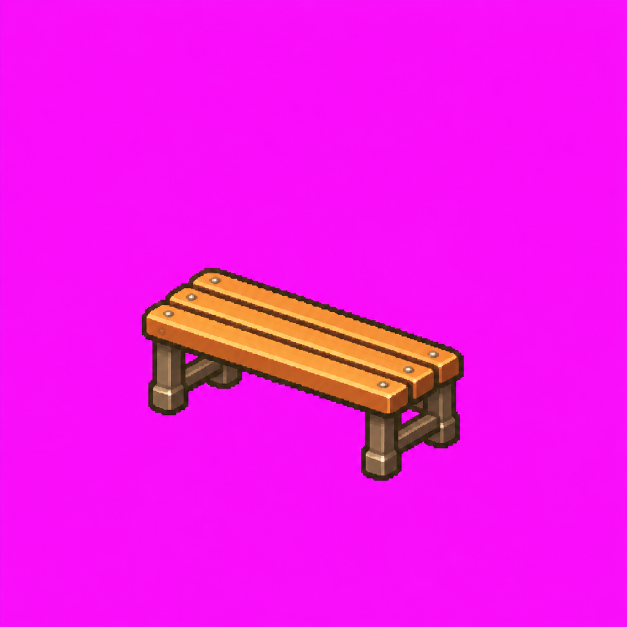
#> input picture art/source/bench-1.png, 1254 x 1254 px (shown at 1/2 size)
$ python key.py ../art/source/bench-1.png ../art/source/bench-2.png 5
#> lines starting #> are read from the running program, lines starting #| are printed output that depends on the picture; after the words box and inside, x2 and y2 are one past the last pixel; in counts of white or black regions, pixels touching at a corner belong together
import sys
from PIL import Image
import numpy as np
src,out,target_w=sys.argv[1],sys.argv[2],int(sys.argv[3])
im=Image.open(src).convert('RGB'); a=np.asarray(im).astype(np.int32)
#> further down, im is the input picture: PIL image 1254x1254 RGB; mean R, G, B 242, 22, 232.4
r,g,b=a[...,0],a[...,1],a[...,2]
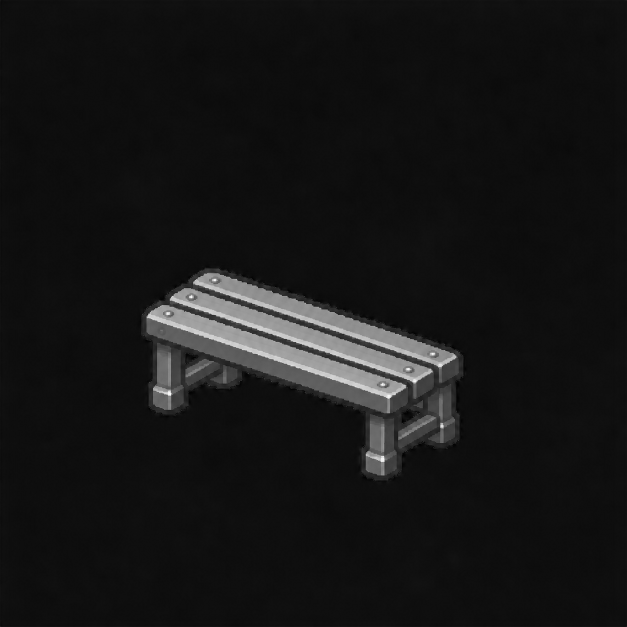
#> g: shape (1254, 1254) int32 (shown at 1/2 size); min 0, max 255, mean 22
# magenta-ness: high R and B, low G
m=np.minimum(r,b)-g
alpha=np.clip((150-m)/90.0,0,1)          # m>=150 -> 0, m<=60 -> 1
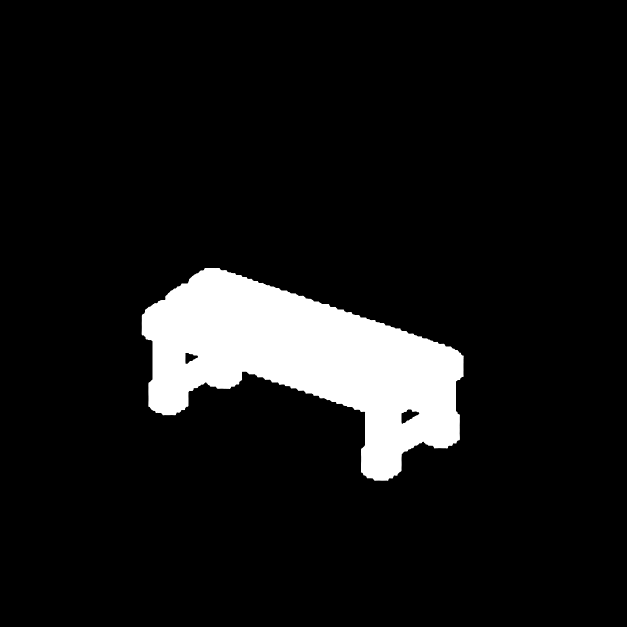
#> alpha: shape (1254, 1254) float64 (shown at 1/2 size); min 0, max 1, mean 0.0871
# despill: pull R,B down toward G-based estimate on fringe pixels
fr=alpha<1
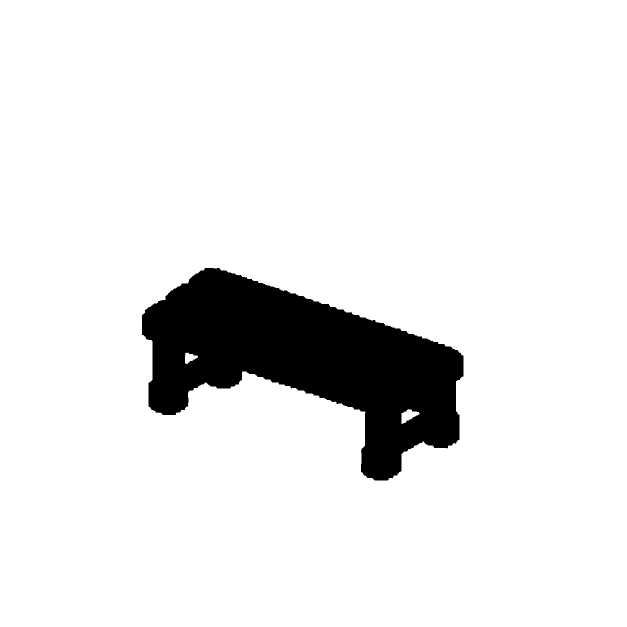
#> fr: shape (1254, 1254) bool (shown at 1/2 size); 91.3% white; 1 black region, box (x1, y1, x2, y2) and area: (284, 536, 927, 961) 136298
out_rgb=a.copy()
lim=g+40
out_rgb[...,0]=np.where(fr,np.minimum(r,np.maximum(lim,r*alpha)),r)
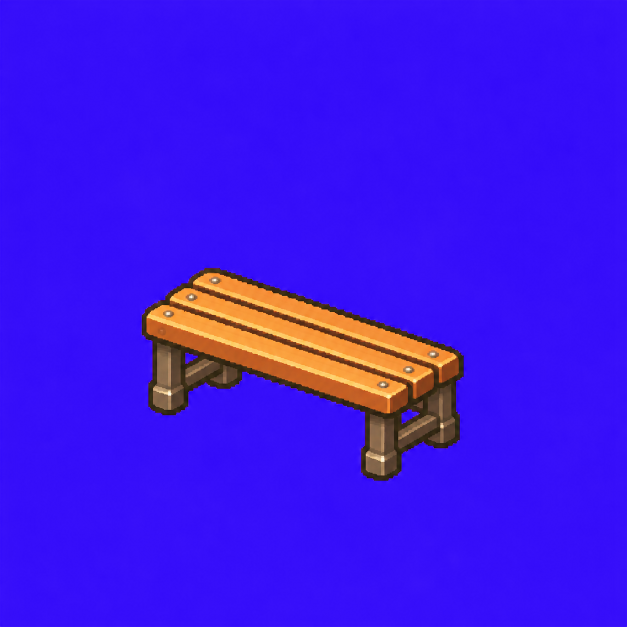
#> out_rgb: shape (1254, 1254, 3) int32 (shown at 1/2 size); mean R, G, B 63.7, 22, 232.4
out_rgb[...,2]=np.where(fr,np.minimum(b,np.maximum(lim,b*alpha)),b)
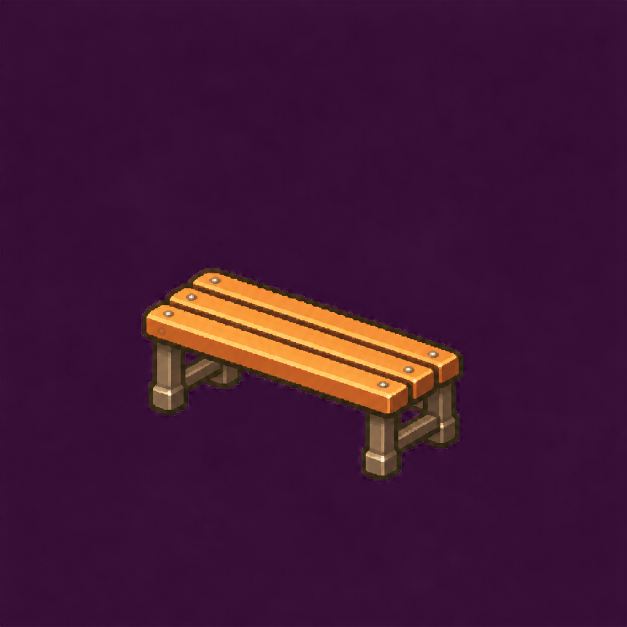
#> out_rgb: shape (1254, 1254, 3) int32 (shown at 1/2 size); mean R, G, B 63.7, 22, 53.6
rgba=np.dstack([out_rgb,alpha*255]).astype(np.uint8)
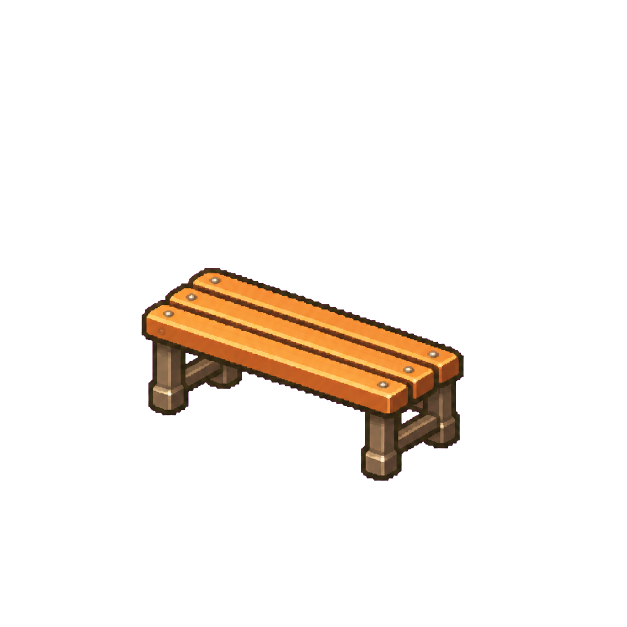
#> rgba: shape (1254, 1254, 4) (shown at 1/2 size); mean R, G, B, A 63.7, 22, 53.6, 22.2; transparent parts drawn white
im2=Image.fromarray(rgba,'RGBA')
bbox=im2.getchannel('A').point(lambda v:255 if v>40 else 0).getbbox()
#> bbox = (283, 536, 928, 962)
im2=im2.crop(bbox)
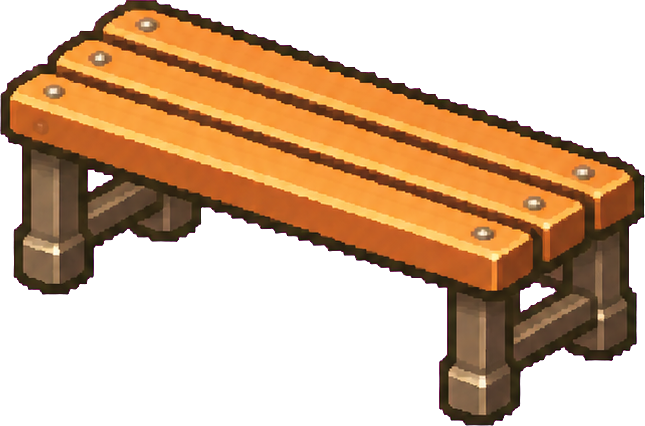
#> im2: PIL image 645x426 RGBA; mean R, G, B, A 110.3, 60.2, 52.3, 127.1; transparent parts drawn white
s=target_w/im2.width
#> s = 0.00775
im3=im2.resize((target_w,round(im2.height*s)),Image.LANCZOS)
# harden alpha, quantize to a small palette for a pixel feel and small file
al=im3.getchannel('A').point(lambda v:255 if v>110 else 0)
im3.putalpha(al)
q=im3.quantize(colors=64,method=Image.FASTOCTREE,dither=Image.NONE)
q.save(out,optimize=True)
print('bbox',bbox,'out',q.size)
#| bbox (283, 536, 928, 962) out (5, 3)

$ run again, on art/source/fountain-1.png
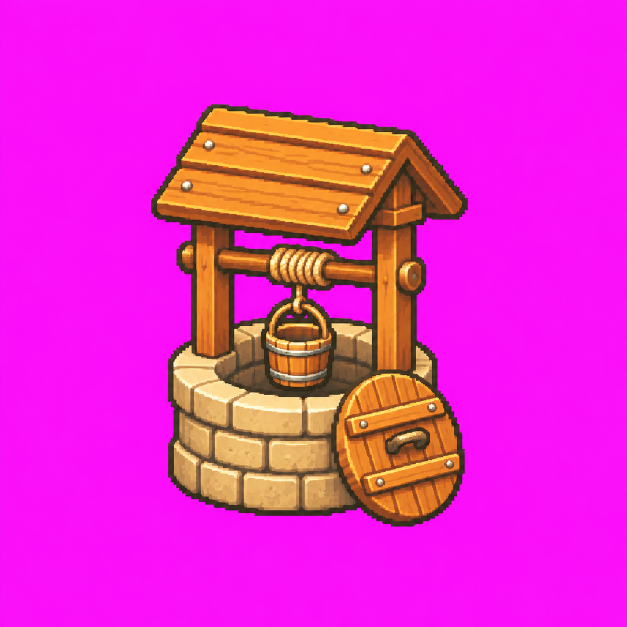
#> input picture art/source/fountain-1.png, 1254 x 1254 px (shown at 1/2 size)
#> im is the input picture: PIL image 1254x1254 RGB; mean R, G, B 232, 40.7, 200.8
#> `fr=alpha<1`:
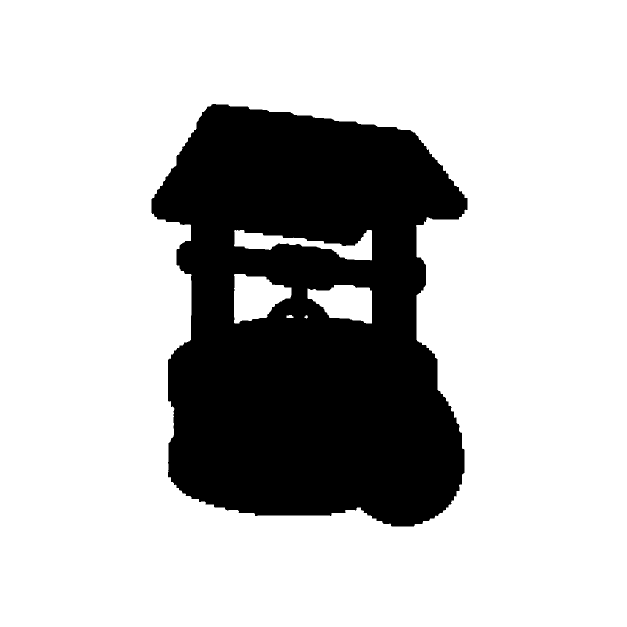
#> fr: shape (1254, 1254) bool (shown at 1/2 size); 74.9% white; 1 black region, box (x1, y1, x2, y2) and area: (303, 208, 935, 1053) 394220
#> bbox = (302, 208, 936, 1053)
#> `im2=im2.crop(bbox)`:
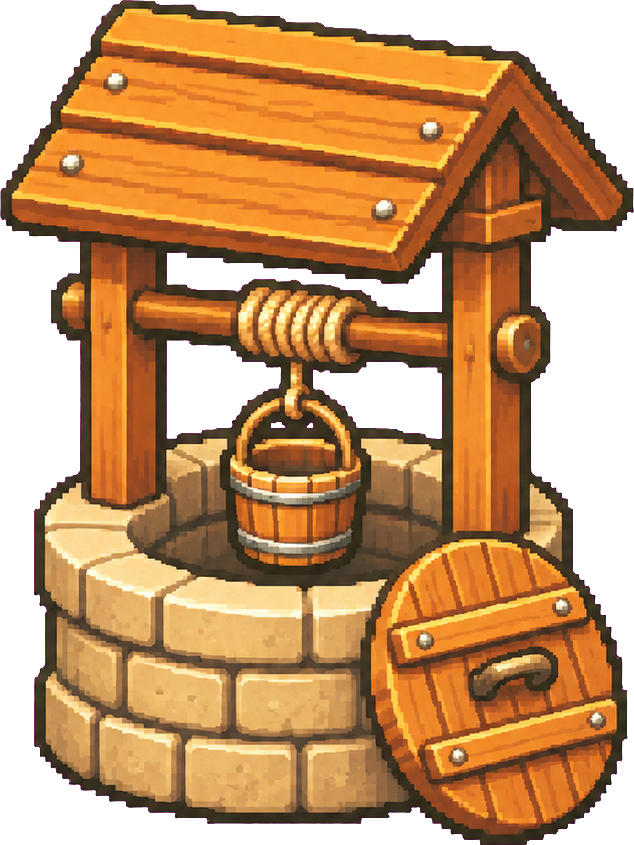
#> im2: PIL image 634x845 RGBA; mean R, G, B, A 144.4, 89.4, 55.9, 188.3; transparent parts drawn white
#| bbox (302, 208, 936, 1053) out (5, 7)

$ run again, on art/source/fountain-2.png
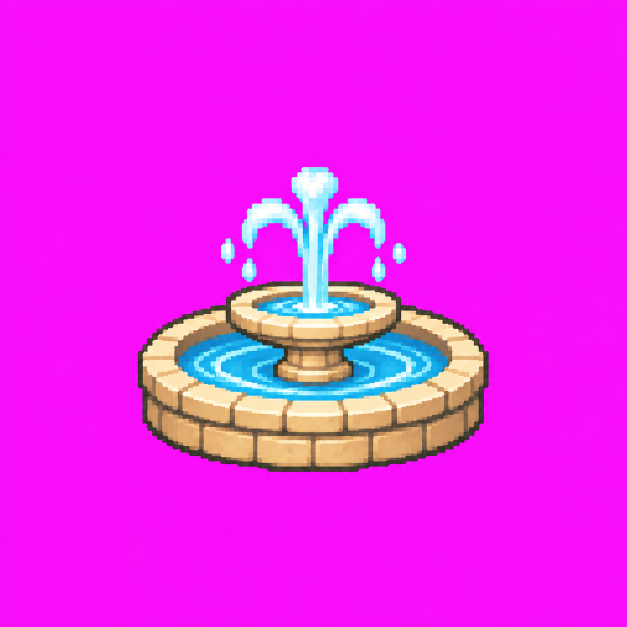
#> input picture art/source/fountain-2.png, 1254 x 1254 px (shown at 1/2 size)
#> im is the input picture: PIL image 1254x1254 RGB; mean R, G, B 234.8, 39.5, 235
#> `fr=alpha<1`:
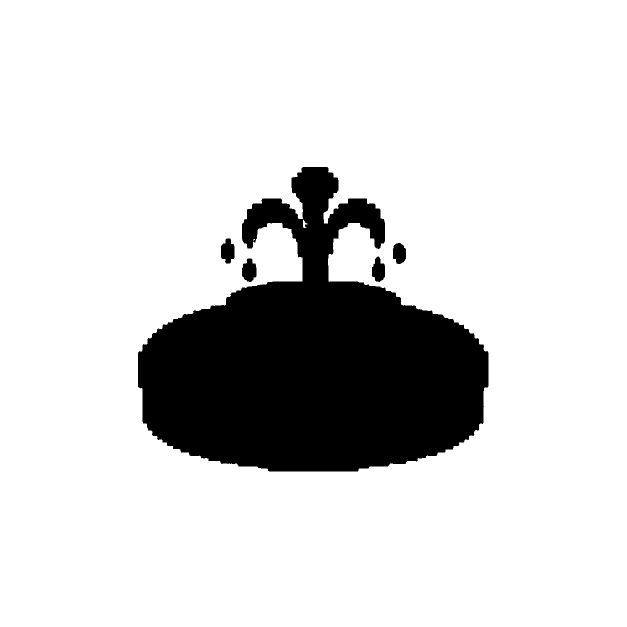
#> fr: shape (1254, 1254) bool (shown at 1/2 size); 84.2% white; 5 black regions, box (x1, y1, x2, y2) and area: (276, 334, 977, 943) 243956, (484, 517, 513, 564) 1013, (442, 477, 469, 527) 1009, (744, 513, 770, 564) 947, (786, 486, 812, 528) 878
#> bbox = (275, 334, 977, 944)
#> `im2=im2.crop(bbox)`:
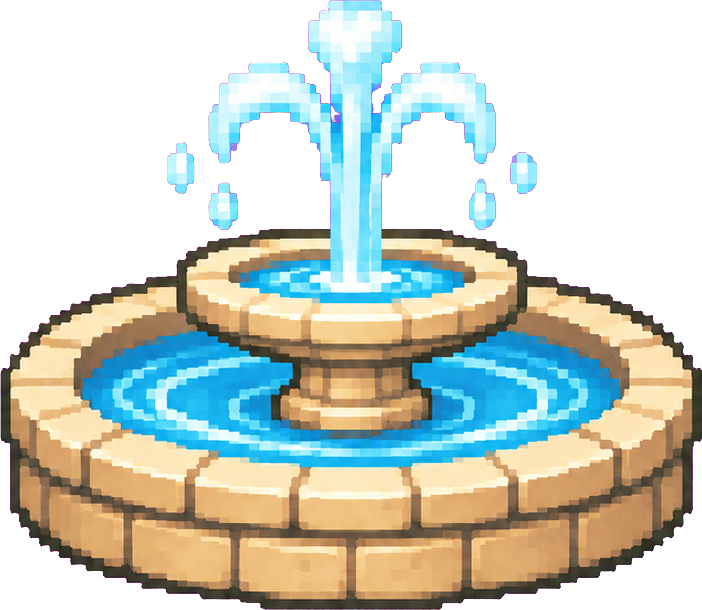
#> im2: PIL image 702x610 RGBA; mean R, G, B, A 117.5, 107.4, 114.5, 148.2; transparent parts drawn white
#| bbox (275, 334, 977, 944) out (5, 4)
